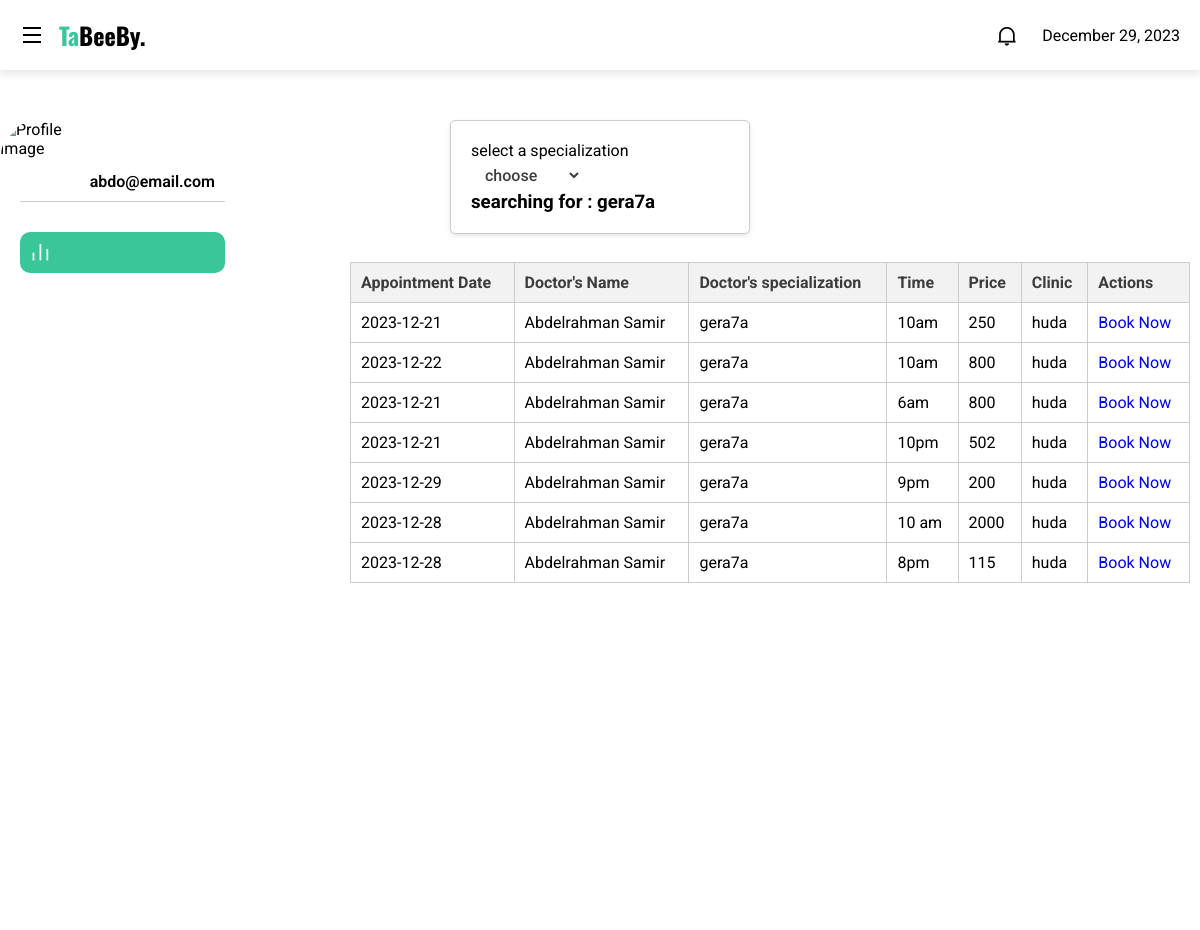
The page /views/booking.php?specialization=gera7a (signed in) on the database its author committed.
### tables this page shows
CREATE TABLE `pages` (
  `pgid` int(11) NOT NULL,
  `name` varchar(50) NOT NULL,
  `linkaddress` varchar(50) NOT NULL,
  `icons` varchar(100) NOT NULL,
  `class` varchar(100) NOT NULL
);

CREATE TABLE `appointments` (
  `Appid` int(50) NOT NULL,
  `Pid` int(50) DEFAULT NULL,
  `Did` int(50) NOT NULL,
  `time` varchar(50) NOT NULL,
  `status` varchar(50) NOT NULL,
  `Cid` int(50) NOT NULL,
  `price` int(50) NOT NULL,
  `date` date NOT NULL
);

CREATE TABLE `dr` (
  `Did` int(50) NOT NULL,
  `firstname` varchar(50) NOT NULL,
  `lastname` varchar(50) NOT NULL,
  `specialization` varchar(50) NOT NULL,
  `number` varchar(50) NOT NULL,
  `educ` varchar(50) NOT NULL,
  `reviews` varchar(50) NOT NULL,
  `uid` int(50) NOT NULL,
  `Cid` int(50) NOT NULL
);

CREATE TABLE `clinic` (
  `Cid` int(50) NOT NULL,
  `cname` varchar(50) NOT NULL,
  `cloc` varchar(50) NOT NULL,
  `workhrs` varchar(50) NOT NULL,
  `reviews` varchar(50) NOT NULL,
  `cnumber` varchar(50) NOT NULL,
  `uid` int(11) NOT NULL
);

### app/Model/User.php (called while the page is built, shortened)
<?php
include_once '..\includes\db.php';
require_once '../app/Model/UserType.php';
class user{
function __construct($id)
{
	$db = Database::getInstance();
	$conn = $db->getConnection();
if($id!="")
{
    $sql="select * from user_acc where uid=$id";
    $result = mysqli_query($conn,$sql);
if($row=mysqli_fetch_array($result)){
				$this->usertype=new Usertype($row['usertype_id']);
}
}
}
}
?>

### app/Model/UserType.php (called while the page is built, shortened)
<?php
include_once '..\includes\db.php';
require_once '../app/Model/User.php';
require_once '../app/Model/Pages.php';
class Usertype{
    function __construct($id)
    {
        $db = Database::getInstance();
	    $conn = $db->getConnection();
        if ($id !=""){
            $sql="select * from usertypes where utid=$id";
            $result=mysqli_query($conn,$sql);
            if ($row = mysqli_fetch_array($result))	{
                $this->utid=$row["utid"];
                $sql="select pageid from usertype_pages where usertypeid=$this->utid";
                $result=mysqli_query($conn,$sql);
                $i=0;
                while($row1=mysqli_fetch_array($result)){
                    $this->pages[$i]=new Pages($row1[0]);
                    $i++;
                }
            }
        }
    }
    }
?>

### includes/db.php (called while the page is built, shortened)
<?php
class Database {
    private static $instance;
    private $conn;
    private function __construct() {
        $db_server = 'localhost';
        $db_user = 'root';
        $db_pass = '';
        $db_name = 'tabibi2';
        $this->conn = mysqli_connect($db_server, $db_user, $db_pass, $db_name);
    }
    public static function getInstance() {
        if (!self::$instance) {
            self::$instance = new self();
        }
        return self::$instance;
    }
    public function getConnection() {
        return $this->conn;
    }
}

### app/Model/Pages.php (called while the page is built, shortened)
<?php
include_once '..\includes\db.php';
require_once '../app/Model/User.php';
class Pages{
    function __construct($id){
        $this->db = Database::getInstance();
	    $this->conn = $this->db->getConnection();
        if ($id !=""){
            $sql="select * from pages where pgid=$id";
            $result2=mysqli_query($this->conn,$sql) ;
            if ($row2 = mysqli_fetch_array($result2)){
                $this->linkaddress=$row2["linkaddress"];
                $this->icons=$row2["icons"];
                $this->class=$row2["class"];
            }
        }
    }
}
?>

### app/controller/AppointmentController.php (the view, shortened to what this page needs)
<?php
class AppointmentController
{
	public $conn;
   public function __construct(){
    $db = Database::getInstance();
	$this->conn = $db->getConnection();
}
public function getSpecializationAppointments($specialization){
    $sql = "SELECT
        a.Appid, a.date, a.time, a.price, a.Did, a.Cid,
        d.firstname, d.lastname, d.specialization,
        c.cname
    FROM
        appointments a
    JOIN
        dr d ON a.Did = d.Did
    JOIN
        clinic c ON a.Cid = c.Cid
    WHERE
        d.specialization = '$specialization' and a.status = 'available' ";
    $result = mysqli_query($this->conn,$sql);
    if ($result->num_rows > 0) {
        while ($row = $result->fetch_assoc()) {
            echo "<tr>";
            echo "<td>" . $row['date'] . "</td>";
            echo "<td>" . $row['firstname'] . " " . $row['lastname'] . "</td>";
            echo "<td>" . $row['specialization'] . "</td>";
            echo "<td>" . $row['time'] . "</td>";
            echo "<td>" . $row['price'] . "</td>";
            echo "<td>" . $row['cname'] . "</td>";
            echo "<td><a href='./patientReservations.php?Appid=" . $row['Appid'] . "'>Book Now </a></td>";
            echo "</tr>";
        }
    } else
    {
        echo  "<div class='no-appointments-found'><h1>NO APPOINTMENTS FOUND!</h1></div>";
    }
}
}
?>

### includes/navigation.php (shortened to what this page needs)
<?php
include_once '..\includes\db.php';
 require_once '../app/Model/User.php';
 if (!empty($_SESSION['ID'])) {
     $UserObject = new user($_SESSION["ID"]);
 ?>
<!DOCTYPE html>
<html lang="en">
<head>
    <link rel="stylesheet" href="../public/css/admin.css">
    <link href="https://cdn.jsdelivr.net/npm/remixicon@2.5.0/fonts/remixicon.css" rel="stylesheet">
    <link href='https://unpkg.com/boxicons@2.1.1/css/boxicons.min.css' rel='stylesheet'>
</head>
<body >
 <section class="header">
        <div class="logo">
            <i class="ri-menu-line menu"></i>
            <h2><span>Ta</span>BeeBy.</h2>
        </div>
        <div class="header--items">
        <div class="dark--theme--btn">
            <i class="ri-notification-2-line"></i>
            <?php echo date("F j, Y"); ?>
            </div>
    </section>
    <section class="main">
        <div class="sidebar">
            <ul class="sidebar--items">
        <div class="profile-box">
                <img src="../public/images/<?php echo $_SESSION['image'];?>" alt="Profile Image">
                <span >  <?php echo ('&nbsp;&nbsp;&nbsp;&nbsp;&nbsp;&nbsp;&nbsp;&nbsp;&nbsp;&nbsp;&nbsp;&nbsp;&nbsp;&nbsp;  '. $_SESSION["email"]); ?></span>
            </div>
<?php
    for($i=0;$i<count($UserObject->usertype->pages);$i++){
        echo '
                <li>
                <a class="'.$UserObject->usertype->pages[$i]->class.'"  href="'.$UserObject->usertype->pages[$i]->linkaddress.'">
                    <span class="icon">'.$UserObject->usertype->pages[$i]->icons.'</i></span>
                    <div class="sidebar--item">'.$UserObject->usertype->pages[$i]->name.'</div>
                </a>
            </li>
            ';
        }
    }
    ?>
    </div>
</body>
</html>

### views/booking.php (shortened to what this page needs)
<?php
include_once '..\includes\navigation.php';
require_once '../app\controller\AppointmentController.php';
$appointmentcntrl =new AppointmentController();
?>
<!DOCTYPE html>
<html lang="en">
    <head>
    </head>
    <body>
        <form action="booking.php" method="get" id="specializationForm" onsubmit="submitForm(event)">
        <label for="sp">select a specialization</label>
        <select id="sp" name="specialization" onchange="updateFormAndSubmit(event)">
            <option value="">choose</option>
</select>
    <div id='searching'>
<?php
if (isset($_GET['specialization'])) {
    $specUrl = $_GET['specialization'];
    echo "<h3>" . "searching for : " . $specUrl . " " . "<h3>";
}
?>
    </div>
    </form>
    <div class = 'appointments'>
 <h1>Appointments</h1>
    <table >
        <tr>
            <th>Appointment Date</th>
            <th>Doctor's Name</th>
            <th>Doctor's specialization</th>
            <th>Time</th>
            <th>Price</th>
            <th>Clinic</th>
            <th>Actions</th>
        </tr>
        <?php
        $selectedSpecialization = isset($_GET['specialization']) ? $_GET['specialization'] : null;
        $appointmentcntrl->getSpecializationAppointments($selectedSpecialization);
        ?>
    </div>
</body>
</html>

### public/css/admin.css (style rules this page uses)
* { margin: 0; padding: 0; box-sizing: border-box; font-family: 'Roboto', sans-serif; }
:root { --bg-color-first:#fff; --bg-color-second:#e9edf1; --bg-color-third:#3bc59a; --text-color-first:#000; --text-color-second:#3d3c3c; --text-color-third:#3bc59a; --hover-text-color:#fff; --bg-card-1:#ffffff; --bg-card-2:#ffffff; --bg-card-3:#ffffff; --bg-card-4:#ffffff; --more-and-less:#555; }
.header { display: flex; align-items: center; justify-content: space-between; height: 70px; padding: 0 20px; box-shadow: 0 4px 8px 0 rgba(0, 0, 0, 0.1); z-index: 999; background: var(--bg-color-first); color: var(--text-color-first); }
.logo { display: flex; align-items: center; }
.logo i { font-size: 1.5rem; margin-right: 15px; }
.logo h2 { font-family: 'Oswald', sans-serif; }
.logo span { color: var(--text-color-third); font-family: 'Oswald', sans-serif; }
.header--items { display: flex; align-items: center; }
.header--items i { font-size: 1.3rem; margin-right: 25px; cursor: pointer; color: var(--text-color-first); }
.dark--theme--btn { display: flex; align-items: center; }
img { position: absolute; width: 100%; height: 100%; top: 0; left: 0; object-fit: cover; }
.main { position: relative; height: calc(100vh - 70px); }
.sidebar { position:absolute; top: 0; left: 0; height: 111%; width: 300px; padding: 20px; background: var(--bg-color-first); display: flex; flex-direction: column; justify-content: space-between; z-index: 10; transition: .3s; }
.sidebar--items li , .sidebar--bottom--items li { list-style: none; }
a { text-decoration: none; }
.sidebar--items a, .sidebar--bottom--items a { display: flex; align-items: center; margin-bottom: 10px; font-size: 1.1rem; padding: 10px; border-radius: 10px; color: var(--text-color-first); }
a.active { background: var(--bg-color-third); color: var(--hover-text-color); }
.icon { display: flex; align-items: center; justify-content: center; position: relative; }
.sidebar .icon { margin-right: 20px; font-size: 1.3rem; }
select { border: none; outline: none; padding: 5px 10px; background-color: transparent; font-weight: 500; font-size: 1rem; color: var(--text-color-second); }
table { width: 100%; text-align: left; border-collapse: collapse; }
tr { border-bottom: 1px solid var(--bg-color-second); }
td,th { padding-block: 10px; }
td:first-child { padding-left: 10px; }
th { color: var(--text-color-second); }
@media screen and (max-width:1325px) { .sidebar { width: fit-content; } }
@media screen and (max-width:1325px) { .sidebar .icon { margin-right: 0; } }

### includes/navigation.php (style rules this page uses)
.profile-box { display: flex; flex-direction: column; align-items: center; padding: 10px; border-bottom: 1px solid #ccc; margin-bottom: 20px; }
.profile-box img { width: 80px; height: 80px; border-radius: 50%; margin-bottom: 10px; }
.profile-box span { font-weight: 600; }
.sidebar--items { margin-top: 22px; }
li { padding-top: 10px; }

### views/booking.php (style rules this page uses)
form { background-color: #fff; border: 1px solid #ccc; padding: 20px; width: 300px; margin: 0 auto; margin-top: 50px; border-radius: 5px; box-shadow: 0 2px 4px rgba(0, 0, 0, 0.1); }
table { width: 70%; border-collapse: collapse; margin-left: 350px; }
table, th, td { border: 1px solid #ccc; }
th, td { padding: 10px; text-align: left; }
th { background-color: #f2f2f2; }

### rows shown on the page
appointments: date "2023-12-21", Did.firstname "Abdelrahman", Did.lastname "Samir", Did.specialization "gera7a", time "10am", price "250", Cid.cname "huda"
appointments: date "2023-12-22", Did.firstname "Abdelrahman", Did.lastname "Samir", Did.specialization "gera7a", time "10am", price "800", Cid.cname "huda"
appointments: date "2023-12-21", Did.firstname "Abdelrahman", Did.lastname "Samir", Did.specialization "gera7a", time "6am", price "800", Cid.cname "huda"
appointments: date "2023-12-21", Did.firstname "Abdelrahman", Did.lastname "Samir", Did.specialization "gera7a", time "10pm", price "502", Cid.cname "huda"
appointments: date "2023-12-29", Did.firstname "Abdelrahman", Did.lastname "Samir", Did.specialization "gera7a", time "9pm", price "200", Cid.cname "huda"
appointments: date "2023-12-28", Did.firstname "Abdelrahman", Did.lastname "Samir", Did.specialization "gera7a", time "10 am", price "2000", Cid.cname "huda"
appointments: date "2023-12-28", Did.firstname "Abdelrahman", Did.lastname "Samir", Did.specialization "gera7a", time "8pm", price "115", Cid.cname "huda"

### other values the page prints
$_SESSION["email"] "abdo@email.com"
$specUrl "gera7a"
